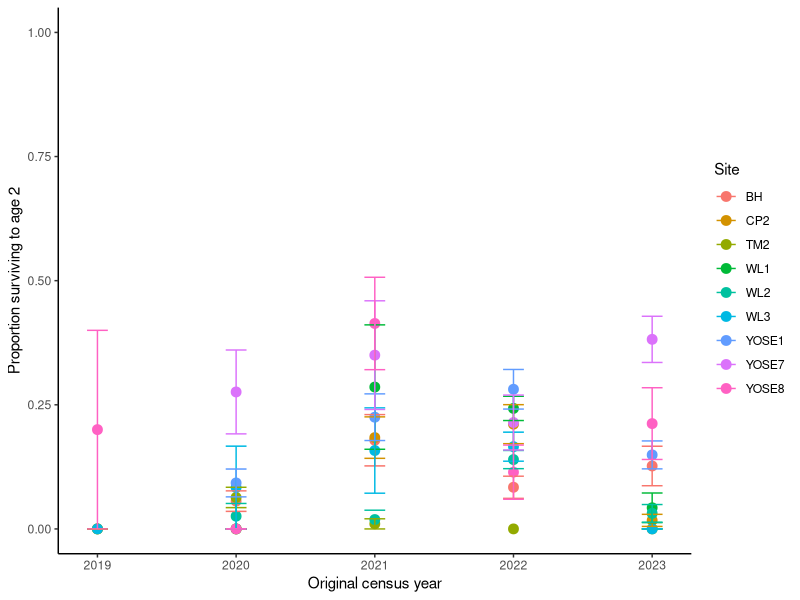
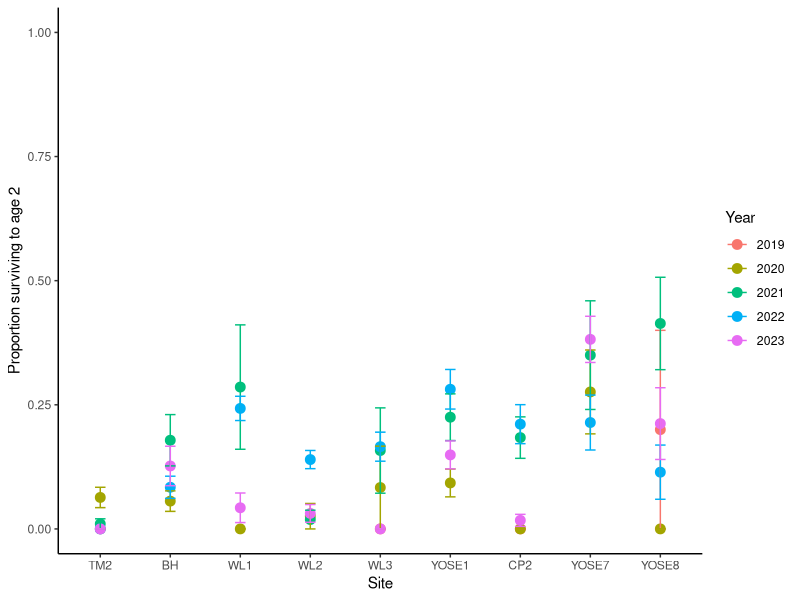
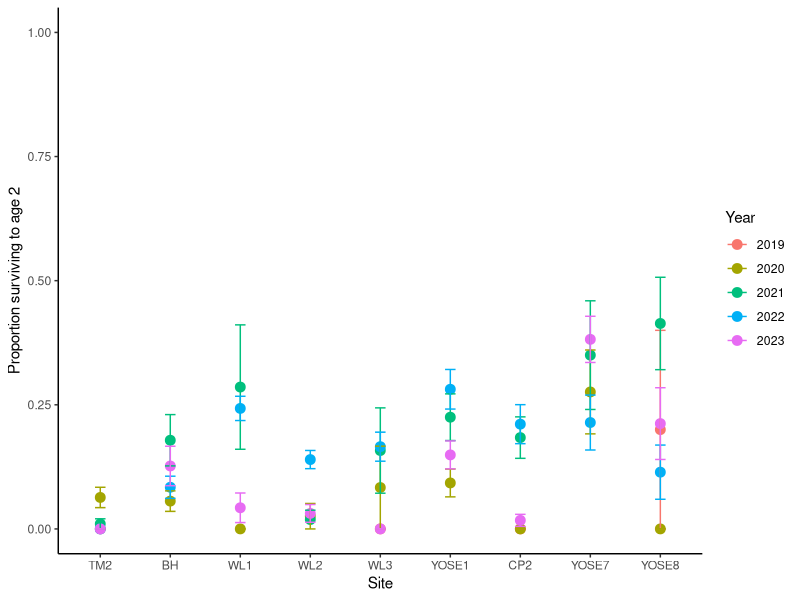

These figures' R source, in order:
## ---- chunk 1
knitr::opts_chunk$set(echo = TRUE)
## ---- chunk 2
library(dplyr)
library(tidyverse)
library(ggplot2)
library(lubridate)
## ---- chunk 3
sem <- function(x, na.rm=FALSE) {           #for calculating standard error
  sd(x,na.rm=na.rm)/sqrt(length(na.omit(x)))
} 
## ---- chunk 4
alldat = read_csv("../input/Cleaned/AllSites_cleaned.csv")
summary(alldat)
## ---- chunk 5
all_survival <- alldat %>%
  mutate(plant_id = paste(Site, Transect_plot, Quad, original_census_year, Band_color, Band_num, sep = "_"), #need to update plant_id with original census year
         alive = as.integer(!is.na(Phenology) & Phenology != "X")) %>%
  arrange(plant_id, Census_year) %>%
  group_by(plant_id) %>%
mutate(age = row_number(),
       next_year = Census_year + 1,
       alive_next_year = lead(alive),
         survived_to_next = as.integer(next_year == Census_year + 1 & alive == 1 & alive_next_year == 1)) %>%
  ungroup()
## ---- chunk 6
check_survival <- all_survival %>%
  arrange(plant_id, Census_year) %>%
  group_by(plant_id) %>%
  mutate(Pheno_next = lead(Phenology)) %>%
  ungroup() %>%
  filter(is.na(Phenology), !is.na(Pheno_next), Pheno_next != "X")

#WL2_201C_0_2022_orange_87 was not relocated in one year but came back in the following year. It also has 2 rows in 2022 where one row says Nonexistent and the other row has data. But the coordinates of the plant location are the same in addition to the band color and number
#BH_2_3.5_2020_red_38 has 2 entries in 2020 where one has pheno NA and the other has pheno V, censused on the same day but entered 2 days apart
#BH_DP_NA_2020_red_14 also has 2 entries in 2020 where one has pheno NA and the other has pheno P
#YOSE8_2_2.5_2021_red_46 was first censused in 2021 but in 2022, the coordinates were updated so there are 2 rows for the plant in 2022 (one with the original coordinates and one with the updated coordinates)

all_survival %>%
    filter(plant_id %in% c("WL2_201C_0_2022_orange_87", "BH_2_3.5_2020_red_38", "BH_DP_NA_2020_red_14", "YOSE8_2_2.5_2021_red_46")) %>%
    View()

#Remove the empty duplicate rows for the 3 BH and YOSE8 individuals 
all_survival <- all_survival %>%
  filter(!(plant_id %in% c("BH_2_3.5_2020_red_38", "BH_DP_NA_2020_red_14", "YOSE8_2_2.5_2021_red_46") & is.na(Phenology)))

#check only the WL2_201C is remaining as an issue - YES!
all_survival %>%
  arrange(plant_id, Census_year) %>%
  group_by(plant_id) %>%
  mutate(Pheno_next = lead(Phenology)) %>%
  ungroup() %>%
  filter(is.na(Phenology), !is.na(Pheno_next), Pheno_next != "X") %>%
  View()
## ---- chunk 7
unique(all_survival$Phenology)

all_survival %>%
  filter(Phenology %in% c("*", "A", "XX", "S", NA)) %>%
  View()
#Note for row with * = *found plant in this spot that looks like a perennial, the BB is lost, we tagged it #58 and took data
#Note for row with A = not found, disturbed by small mammals/gophers
#Notes for rows with NA = rattlesnake on this transcet not surveying, band missing/missing band, not found, missing, plant and band not found, Plant and tag NRL, No data taken, 
#No note for XX, I think this should just be X
#Protocol says S should only be for TM2, but this individual with S was measured at YOSE1


## ---- chunk 8
table(all_survival$Site, all_survival$original_census_year)
table(all_survival$Band_color)

#add max census year for each site?
max_year = max(all_survival$Census_year) #Currently all sites have the same max census year, but in future will need to adapt this (WL2 has 2025 and will have 2026 data)

#remove plants that first appeared in 2024 (or latest census year) and were not observed beyond age 1
#Jenny notes - I don't think we want to remove plants not observed beyond age 1?  Left it in for now, but probably want to remove that
prep_survival_by_year <- all_survival %>%
  group_by(Site, plant_id, original_census_year) %>%
  summarise(max_age = max(age),
            survived_to_age2 = as.integer(any(age == 2 & alive == 1)),
            .groups = "drop") %>%
  filter(!(original_census_year == max_year & max_age == 1)) %>%
  ungroup()

dim(prep_survival_by_year) 
dim(all_survival)

#summarize by year
survival_by_year <- prep_survival_by_year %>%
  group_by(Site, original_census_year) %>%
  summarize(survival = mean(survived_to_age2),
            survival_se = sem(survived_to_age2),
            n=n(),
            .groups = "drop") 

#order by elevation
survival_by_year$siteorder <- factor(survival_by_year$Site, levels = c("TM2", "BH", "WL1", "WL2", "WL3", "YOSE1", "CP2", "YOSE7", "YOSE8"))

## ---- chunk 9
#plot survival differences across years and sites
survival_by_year_tograph = survival_by_year %>%
  filter(!(original_census_year == 2024)) #for sites except WL2, 2024 is the last year

ggplot(survival_by_year_tograph, aes(x=original_census_year, y= survival, group = Site, color = Site)) +
  geom_point(size = 3) +
  geom_errorbar(aes(ymin=survival - survival_se,
                    ymax = survival + survival_se),
                width = 0.15) +
  scale_y_continuous(limits = c(0, 1)) +
  labs(
    x = "Original census year",
    y = "Proportion surviving to age 2"
  ) +
  theme_classic() 

#with site on X

ggplot(survival_by_year_tograph, aes(x=siteorder, y= survival, group = as.factor(original_census_year), color = as.factor(original_census_year))) +
  geom_point(size = 3) +
  geom_errorbar(aes(ymin=survival - survival_se,
                    ymax = survival + survival_se),
                width = 0.15) +
  scale_y_continuous(limits = c(0, 1)) +
  labs(
    x = "Site",
    y = "Proportion surviving to age 2",
    color = "Original census year"
  ) +
  theme_classic() + labs(color = "Year")

ggsave("plots/Year2Survival_bysiteandyear.jpg", width = 10, height = 6, dpi = 300)
